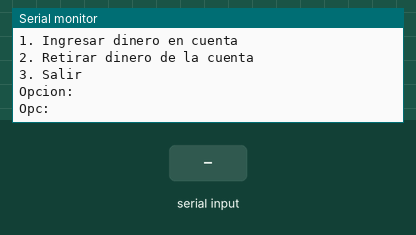
Simulated run of this program. Board: ESP32. Shown: the last lines printed to the serial monitor. Inputs (shaded band) come from the test bench.

Above: at 1.2 s.
1.3 s: "1\n" received over Serial
At 2.1 s:
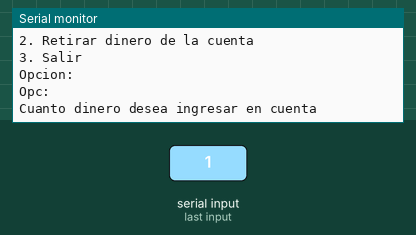
3.8 s: "2\n" received over Serial
At 4.6 s:
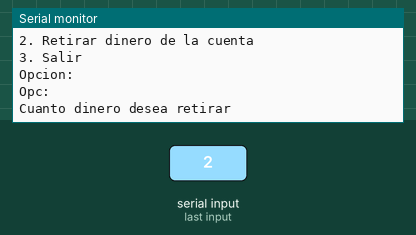

Measured:
- after the input at 1.3 s, the serial monitor: prints a new line at once (image 1)
- after the input at 3.8 s, the serial monitor: prints a new line at once (image 2)

The program:

main.cpp
```cpp
/*11. Hacer un programa que simule un cajero automático con un saldo inicial
de 1000 Dólares.

#include<iostream>

using namespace std;

int main(){
	int saldo_inicial = 1000,opc;
	float extra,saldo = 0,retiro;

	cout<<"\tBienvenido a su cajero automatico"<<endl;
	cout<<"1. Ingresar dinero en cuenta"<<endl;
	cout<<"2. Retirar dinero de la cuenta"<<endl;
	cout<<"3. Salir"<<endl;
	cout<<"Opcion: ";
	cin>>opc;

	switch(opc){
		case 1: cout<<"\nCuanto dinero desea ingresar en cuenta: ";
				cin>>extra;

				saldo = saldo_inicial + extra;
				cout<<"\nDinero en cuenta: "<<saldo; break;
		case 2: cout<<"\nCuanto dinero desea retirar: ";
				cin>>retiro;

				if(retiro > saldo_inicial){
					cout<<"No cuenta con esa cantidad";
				}
				else{
					saldo = saldo_inicial - retiro;
					cout<<"\nDinero en cuenta: "<<saldo; break;
				}
		case 3: break;
		dafault: cout<<"Se equivoco de opcion de menu";break;
	}

	return 0;
}

*/

#include <Arduino.h>

	int saldo_inicial = 1000,opc;
	float extra,saldo = 0,retiro;

void setup()
{
  	Serial.begin(9600);
}

void loop()
{

	Serial.println("Bienvenido a su cajero automatico");
	Serial.println("1. Ingresar dinero en cuenta");
	Serial.println("2. Retirar dinero de la cuenta");
	Serial.println("3. Salir");
	Serial.println("Opcion:");
	Serial.println("Opc: "); while(!Serial.available()){} opc = Serial.parseInt();

	switch(opc){
		case 1: Serial.println("\nCuanto dinero desea ingresar en cuenta"); while(!Serial.available()){} extra = Serial.parseInt();
			Serial.print(String(extra));

				saldo = saldo_inicial + extra;

				Serial.println("\nDinero en cuenta: " + String(saldo));break;

		case 2: Serial.println("\nCuanto dinero desea retirar"); while(!Serial.available()){} retiro = Serial.parseInt();
			Serial.print(String(retiro));


				if(retiro > saldo_inicial){

					Serial.println("No cuenta con esa cantidad: ");

				}
				else{
					saldo = saldo_inicial - retiro;
					Serial.println("\nDinero en cuenta: " + String(saldo));break;

				}
		case 3: break;
		dafault: Serial.println("No cuenta con esa cantidad: ");break;
	}


}
```
